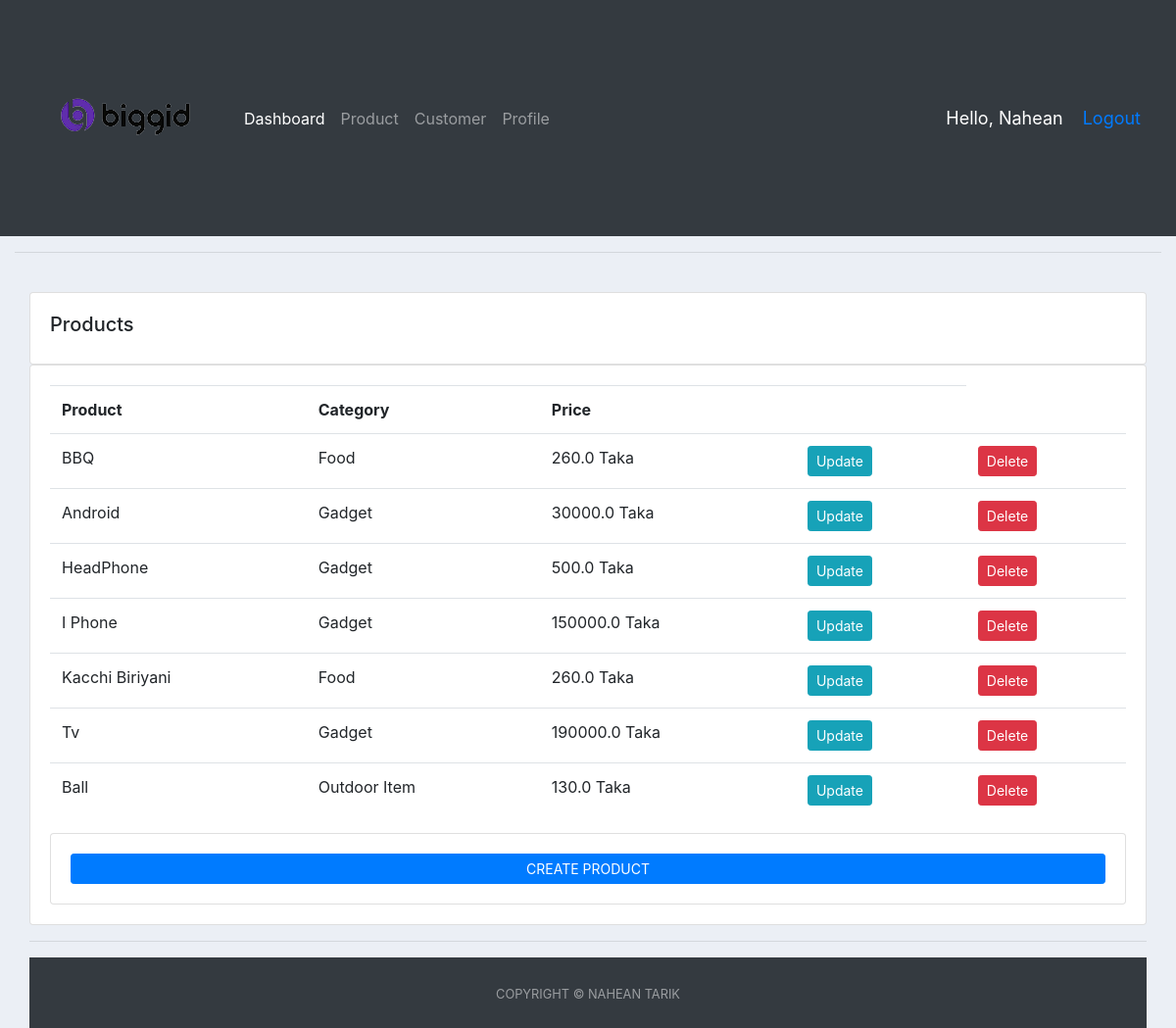
/product/ (signed in), run on the app's committed database.
### accounts/models.py (models this page shows, shortened)
class Product(models.Model):
    CATEGORY = (
        ('Food', 'Food'),
        ('Outdoor Item', 'Outdoor Item'),
        ('Gadget', 'Gadget'),
    )
    name = models.CharField(max_length=200, null=True)
    price = models.FloatField(null=True)
    category = models.CharField(max_length=200, null=True, choices=CATEGORY)
    Description = models.CharField(max_length=200, null=True, blank=True)
    date_created = models.DateTimeField(auto_now_add=True, null=True)
    tags = models.ManyToManyField(Tag)

### accounts/decorators.py (the view)
        def wrapper_func(request, *args, **kwargs):
            group = None
            if request.user.groups.exists():
                group = request.user.groups.all()[0].name
            if group in allowed_roles:
                return view_func(request, *args, **kwargs)
            else:
                return HttpResponse('You are not authorized to view this page')

### accounts/views.py (called while the page is built)
@login_required(login_url='login')
@allowed_users(allowed_roles=['admin'])
def product(request):
    products = Product.objects.all()
    return render(request, 'accounts/product.html', {'products': products})

### accounts/templates/accounts/product.html (shortened to what this page needs)
{% extends 'accounts/main.html' %} {% block content %}
<div class="container-fluid">
  <br />
  <div class="row">
    <div class="col-md">
      <div class="card card-body">
        <h5>Products</h5>
      </div>
      <div class="card card-body">
        <table class="table">
          <tr>
            <th>Product</th>
            <th>Category</th>
            <th>Price</th>
            <th></th>
          </tr>
          {% for i in products %}
          <tr>
            <td>{{i.name}}</td>
            <td>{{i.category}}</td>
            <td>{{i.price}} Taka</td>
            <td>
              <a
                class="btn btn-sm btn-info"
                href="{% url 'update_product' i.id %}"
                >Update</a
              >
            </td>
            <td>
              <a
                class="btn btn-sm btn-danger"
                href="{% url 'delete_product' i.id %}"
                >Delete</a
              >
            </td>
          </tr>
          {% endfor %}
        </table>
        <div class="card card-body">
          <a
            class="prevent-submit btn btn-primary btn-sm btn-block"
            href="{% url 'CreateProduct' %}"
            >CREATE PRODUCT</a
          >
        </div>
      </div>
    </div>
  </div>
  {% endblock %}

### accounts/templates/accounts/navbar.html (shortened to what this page needs)
{% load static %}
<nav class="navbar navbar-expand-lg navbar-dark bg-dark">
  <img src="{% static '/static/image/im1.png' %}">
    <div class="collapse navbar-collapse" id="navbarNav">
      <ul class="navbar-nav">
        {% if request.user.is_staff %}
        <li class="nav-item active">
          <a class="nav-link" href="{% url 'home' %}">Dashboard <span class="sr-only">(current)</span></a>
        </li>
        <li class="nav-item">
          <a class="nav-link" href="{% url 'product' %}">Product</a>
        </li>
      <li class="nav-item">
        <a class="nav-link" href="{% url 'customer_page' %}">Customer</a>
      </li>
      {% endif %}
      <li class="nav-item">
        <a class="nav-link" href="{% url 'accountSet' %}">Profile</a>
      </li>
     </ul>
    </div>
    <span class="hello-msg">Hello, {{request.user}}</span>
    <span class="hello-msg"><a href="{% url 'logout' %}">Logout</a></span>
  </nav>

### accounts/templates/accounts/main.html (style rules this page uses)
body { background-color: #ebeff5; }

### accounts/templates/accounts/navbar.html (style rules this page uses)
.hello-msg { font-size: 18px; color: white; margin-right: 20px; }

### data on the page
Product: name "BBQ", category "Food", price "260.0"
Product: name "Android", category "Gadget", price "30000.0"
Product: name "HeadPhone", category "Gadget", price "500.0"
Product: name "I Phone", category "Gadget", price "150000.0"
Product: name "Kacchi Biriyani", category "Food", price "260.0"
Product: name "Tv", category "Gadget", price "190000.0"
Product: name "Ball", category "Outdoor Item", price "130.0"

### other printed values
{{ request.user }} "Nahean"
